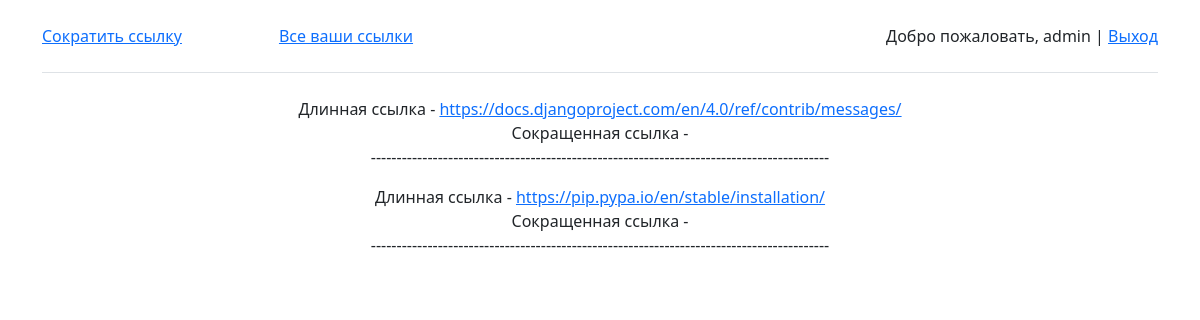
Page /show/ (signed in) on the earlier database version.
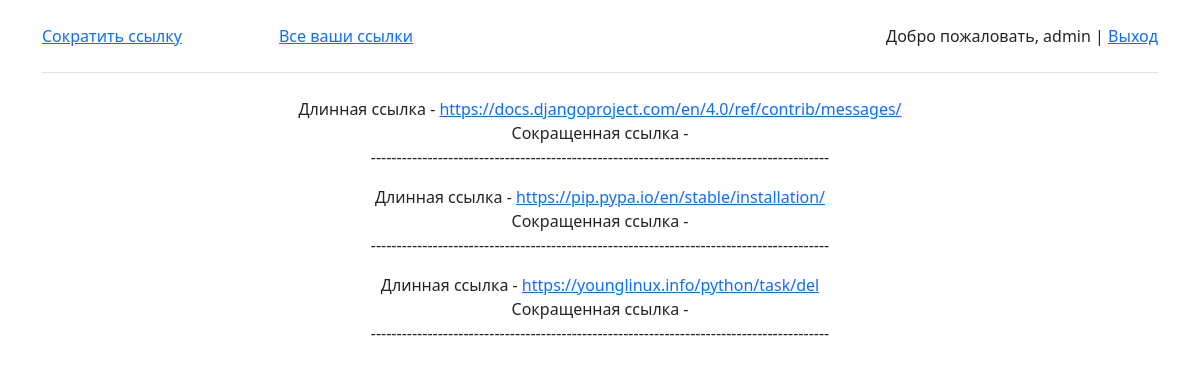
Same page on the later database version.
### app/models.py (models this page shows, shortened)
class Link(models.Model):
    author = models.ForeignKey(User, on_delete=models.CASCADE, null=True)
    link = models.URLField(max_length=1000)
    short_link = models.URLField(max_length=1000)

### app/views.py (the view)
# urls.py: path('show/', show, name='show'),
def show(request):
    current_user = request.user.id
    links = Link.objects.filter(author=current_user)
    if request.user.is_authenticated:
        return render(request, 'app/show.html', {"links": links})
    else:
        return render(request, 'app/show.html', {'message': message()})

### app/templates/app/show.html (shortened to what this page needs)
{% extends "app/basic.html" %}
{% block content %}
{% if message %}
    <b>{{ message }}</b>
{% else %}
{% for link in links %}
    Длинная ссылка - <a href="{{ link.link }}"> {{ link.link }} </a><br>
    Сокращенная ссылка - <a href="{{ link.link }}"> {{ link.short_link }} </a>
    <p> ----------------------------------------------------------------------------------------- </p>
{% endfor %}
{% endif %}
{% endblock %}

Differences in the rows shown:
added Link: link "https://younglinux.info/python/task/del"
